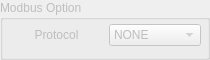
                 <widget class="QGroupBox" name="group_modubs_option">
                  <property name="enabled">
                   <bool>false</bool>
                  </property>
                  <property name="sizePolicy">
                   <sizepolicy hsizetype="Preferred" vsizetype="Minimum">
                    <horstretch>0</horstretch>
                    <verstretch>0</verstretch>
                   </sizepolicy>
                  </property>
                  <property name="minimumSize">
                   <size>
                    <width>130</width>
                    <height>45</height>
                   </size>
                  </property>
                  <property name="maximumSize">
                   <size>
                    <width>260</width>
                    <height>200</height>
                   </size>
                  </property>
                  <property name="title">
                   <string>Modbus Option</string>
                  </property>
                  <widget class="QWidget" name="gridLayoutWidget">
                   <property name="geometry">
                    <rect>
                     <x>10</x>
                     <y>20</y>
                     <width>191</width>
                     <height>31</height>
                    </rect>
                   </property>
                   <layout class="QGridLayout" name="gridLayout_29">
                    <item row="0" column="1">
                     <widget class="QComboBox" name="modbus_protocol">
                      <item>
                       <property name="text">
                        <string>NONE</string>
                       </property>
                      </item>
                      <item>
                       <property name="text">
                        <string>RTU</string>
                       </property>
                      </item>
                      <item>
                       <property name="text">
                        <string>ASCII</string>
                       </property>
                      </item>
                     </widget>
                    </item>
                    <item row="0" column="0">
                     <widget class="QLabel" name="label_170">
                      <property name="text">
                       <string>Protocol</string>
                      </property>
                      <property name="alignment">
                       <set>Qt::AlignCenter</set>
                      </property>
                     </widget>
                    </item>
                   </layout>
                  </widget>
                 </widget>
